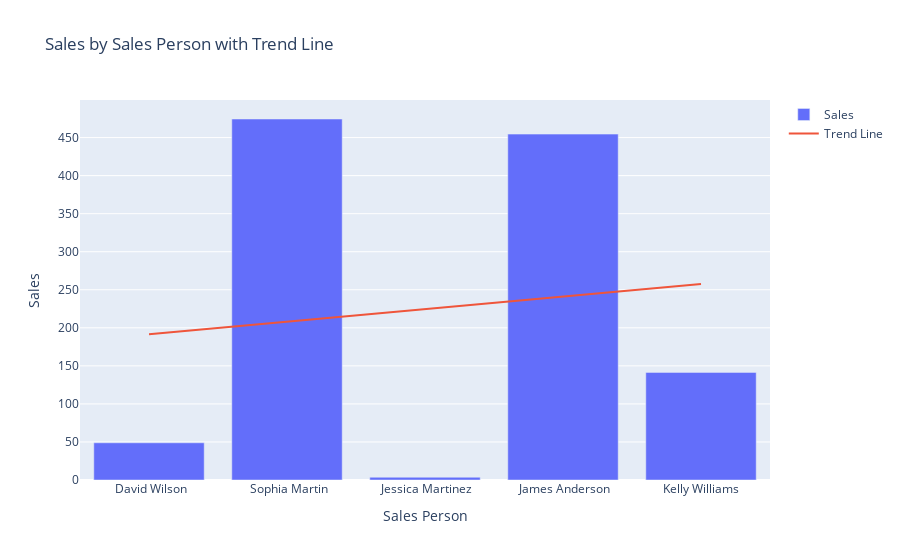

Source (notebook cell):
### Code cell
# Display the DataFrame
df_head = df.head()

# Create a bar plot using Plotly Graph Objects
fig = go.Figure(data=[
    go.Bar(name='Sales', x=df_head['Sales Person'], y=df_head['Sales'])
])

# Add a trend line
# Calculate the trend line
z = np.polyfit(range(len(df_head['Sales'])), df_head['Sales'], 1)
p = np.poly1d(z)

# Add the trend line to the plot
fig.add_trace(go.Scatter(x=df_head['Sales Person'], y=p(range(len(df_head['Sales']))),
                         mode='lines', name='Trend Line'))

# Customize the layout
fig.update_layout(
    title='Sales by Sales Person with Trend Line',
    xaxis_title='Sales Person',
    yaxis_title='Sales',
    barmode='group'
)

# Show the plot
fig.show()

### Figure 1 — Plotly figure (JSON) as saved in the notebook; plotly's stock layout.template omitted (floating-point values rounded to 4 significant figures)
{"data": [{"name": "Sales", "type": "bar", "x": [" David Wilson", " Sophia Martin", " Jessica Martinez", " James Anderson", "Kelly Williams"], "y": [48.9, 474.4, 3.6, 454.6, 141.4]}, {"mode": "lines", "name": "Trend Line", "type": "scatter", "x": [" David Wilson", " Sophia Martin", " Jessica Martinez", " James Anderson", "Kelly Williams"], "y": [191.5, 208.1, 224.6, 241.1, 257.6]}], "layout": {"autosize": true, "barmode": "group", "title": {"text": "Sales by Sales Person with Trend Line"}, "xaxis": {"autorange": true, "range": [-0.5, 4.5], "title": {"text": "Sales Person"}, "type": "category"}, "yaxis": {"autorange": true, "range": [0, 499.4], "title": {"text": "Sales"}, "type": "linear"}}}
